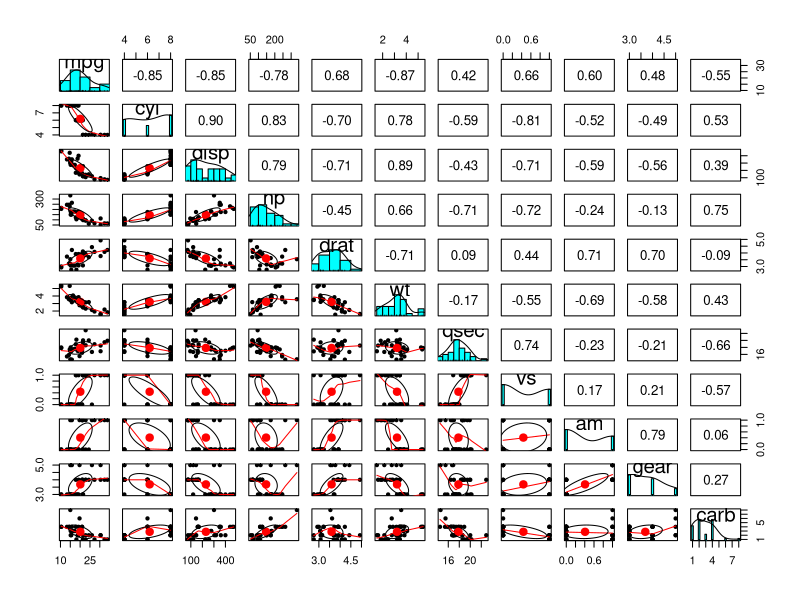
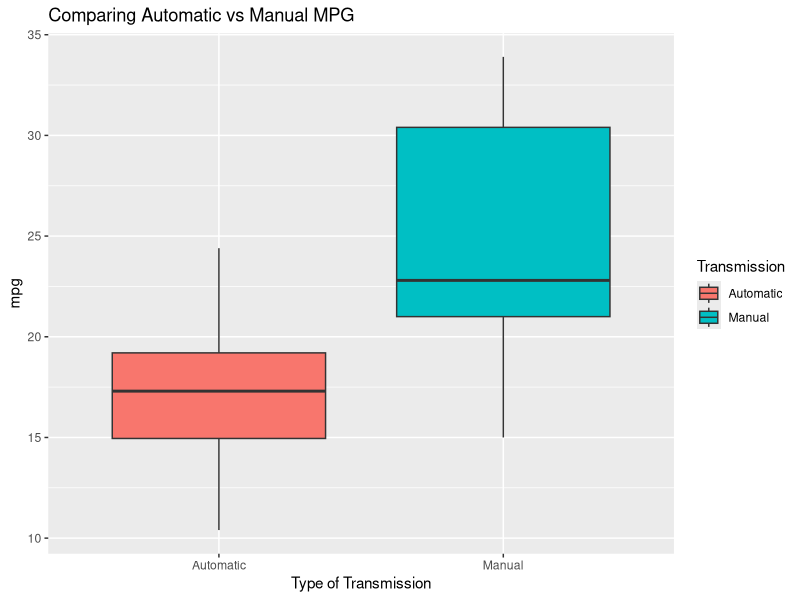
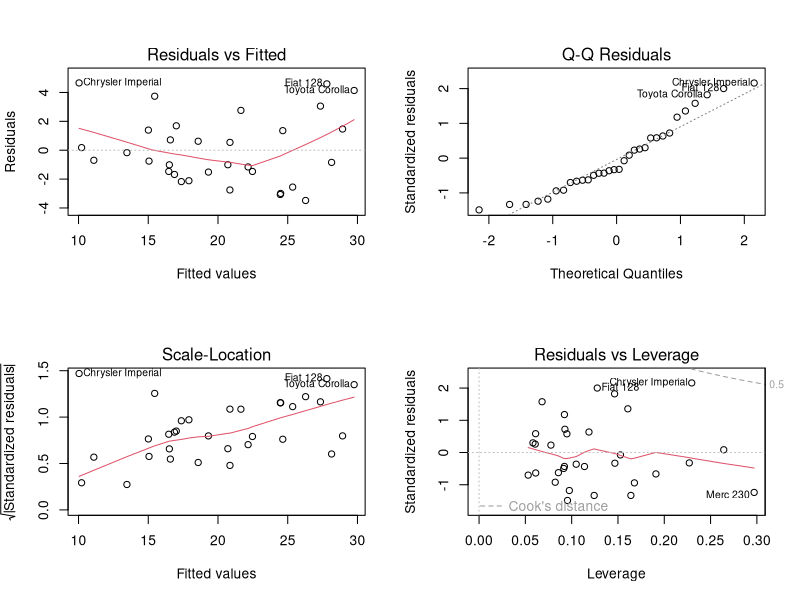

The R source for these figures, in order:
## ---- chunk 1
# Clear cache
rm(list=ls())

# Load dataset
mcar <- data.frame(mtcars)
data(mcar)

# Summary of mtcats data
summary(mcar)
str(mcar)

# Check NA
sum(is.na(mcar))

# Check for missing dependencies and load necessary R packages
if(!require(stats)){install.packages('stats')}; library(stats)
if(!require(psych)){install.packages('psych')}; library(psych)
if(!require(MASS)){install.packages('MASS')}; library(MASS)
if(!require(ggplot2)){install.packages('ggplot2')}; library(ggplot2)

# Check initial overview of correlation
pairs.panels(mcar)

## ---- chunk 2
# Data Cleaning for AM variable.
mcar$am <- as.factor(mcar$am)
mcar$am <- gsub("0", "Automatic", mcar$am)
mcar$am <- gsub("1", "Manual", mcar$am)
## ---- chunk 3
# Subset Automtic 
auto <- subset(mcar, am=="Automatic")

# Subset Manual
man <- subset(mcar, am=="Manual", select=c(mpg, am))

# Welch Two Sample T-test 
t.test(auto$mpg, man$mpg, paired=FALSE, var.equal = FALSE)

# Boxplot for Auto vs Manual mpg
gg1 <- ggplot(mcar, aes(x=am, y=mpg, fill=am)) +
  labs(title="Comparing Automatic vs Manual MPG", x="Type of Transmission", y="mpg") +
  scale_fill_discrete(name = "Transmission") +
  geom_boxplot()
gg1
## ---- chunk 4
# Contruct lm model for stepAIC to consume later
lm.all <- lm(mpg ~., data=mtcars)

# Run stepAIC for best model selection
best.model <- stepAIC(lm.all, direction="both", trace=FALSE)
summary(best.model)

## ---- chunk 5
par(mfrow=c(2,2))
plot(best.model)

## ---- chunk 6

y <- mcar$mpg
e <- resid(best.model)
yhat <- predict(best.model)
max(abs(e-(y-yhat)))

